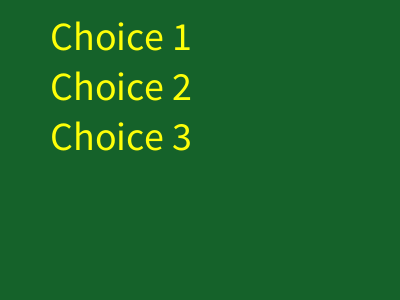
Frame 1 (no input)
Frame 60 (the mouse pressed at the canvas centre just before this capture): identical to frame 1, image omitted
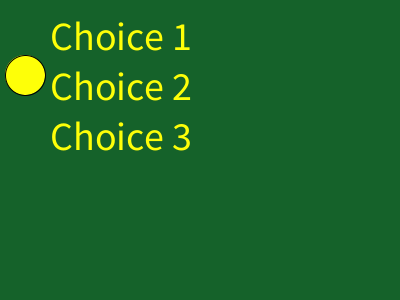
Frame 120 (the mouse held since frame 60 and released just before this capture)

The Processing sketch that drew these frames (run headless with seeded random() and noise(); from frame 60 on, the mouse is pressed at the canvas centre):

// Processing sketch: week13_2_ellipse
// ── week13_2_ellipse.pde
void setup(){
  size(400,300);
  textSize(40);
}
int choice= -1;
void draw(){
  background(#15622A);
  fill(#FEFF08);
  if(choice==0) ellipse( 25, 25, 40, 40);
  if(choice==1) ellipse( 25, 75, 40, 40);
  if(choice==2) ellipse( 25,125, 40, 40);
  text("Choice 1", 50, 50);
  text("Choice 2", 50,100);
  text("Choice 3", 50,150);
}
void mousePressed(){
  choice = int (random(3));
}
